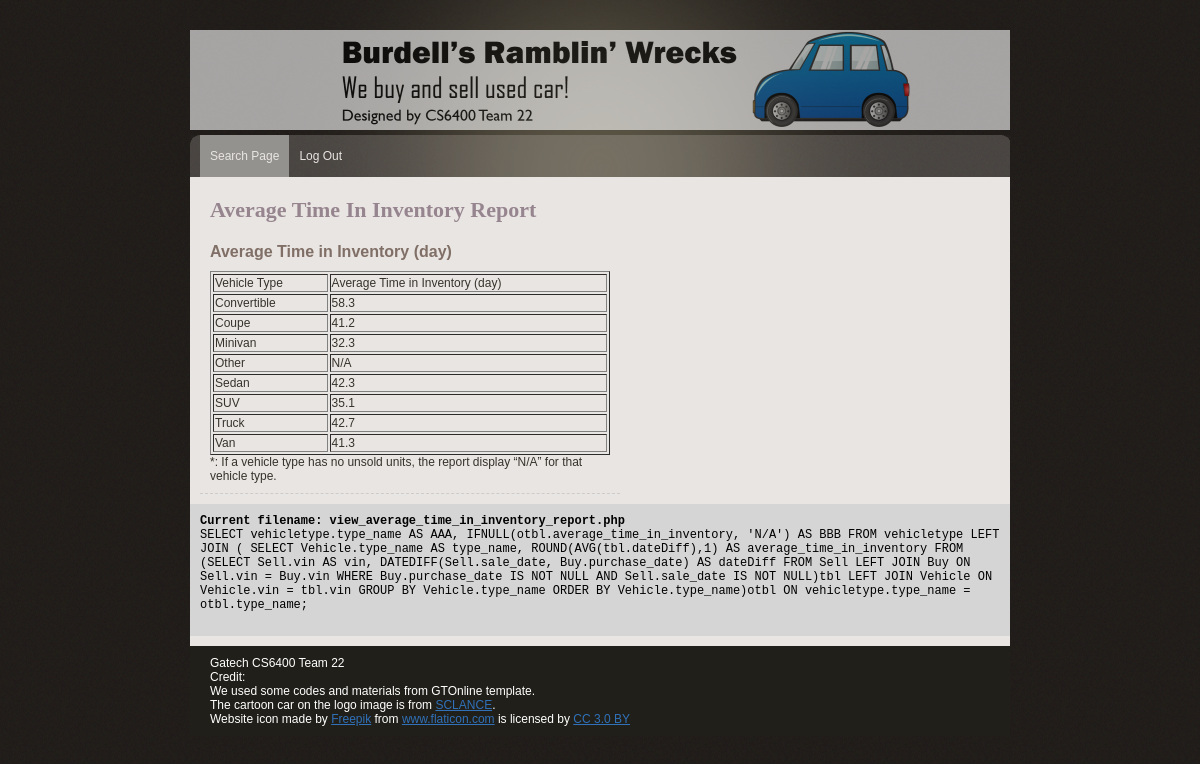
The page /phase_3_draft/view_average_time_in_inventory_report.php on the database its author committed.
### tables this page shows
CREATE TABLE VehicleType (
  type_name varchar(50) NOT NULL,
  PRIMARY KEY (type_name)
);

### Phase_3/lib/common.php (called while the page is built, shortened)
<?php
$query_msg = [];
?>

### phase_3_draft/view_average_time_in_inventory_report.php (the view, shortened to what this page needs)
<?php
include('lib/common.php');
$query =
    "SELECT vehicletype.type_name AS AAA, IFNULL(otbl.average_time_in_inventory, 'N/A') AS BBB ".
    "FROM vehicletype LEFT JOIN ( ".
        "SELECT Vehicle.type_name AS type_name, ".
	    "ROUND(AVG(tbl.dateDiff),1) AS average_time_in_inventory ".
	    "FROM (SELECT Sell.vin AS vin, DATEDIFF(Sell.sale_date, Buy.purchase_date) AS dateDiff ".
            "FROM Sell LEFT JOIN Buy ON Sell.vin = Buy.vin ".
            "WHERE Buy.purchase_date IS NOT NULL AND Sell.sale_date IS NOT NULL)tbl ".
	    "LEFT JOIN Vehicle ON Vehicle.vin = tbl.vin ".
	    "GROUP BY Vehicle.type_name ".
	    "ORDER BY Vehicle.type_name)otbl ".
    "ON vehicletype.type_name = otbl.type_name";
$result = mysqli_query($db, $query);
?>
<?php include("lib/header.php"); ?>
</head>
<body>
<div id="main_container">
    <?php include("lib/menu.php"); ?>
    <div class="center_content">
        <div class="center_left">
            <div class="title_name">
                <?php print 'Average Time In Inventory Report'; ?>
            </div>
            <div class="features">
                <div class="profile_section">
                    <div class="subtitle">Average Time in Inventory (day)</div>
                    <table>
                        <?php
                        echo "<table border='1'>";
                        echo "<tr><td>Vehicle Type</td><td>Average Time in Inventory (day) </td></tr>";
                        while ($row = mysqli_fetch_array($result, MYSQLI_ASSOC)) {
                            echo "<tr><td>{$row['AAA']}</td><td>{$row['BBB']}</td></tr>";
                        }
                        echo "</table>";
                        echo "*: If a vehicle type has no unsold units, the report display “N/A” for that vehicle type."
                        ?>
                    </table>
                </div>
            </div>
        </div>
        <?php include("lib/error.php"); ?>
    </div>
    <?php include("lib/footer.php"); ?>
</div>
</body>
</html>

### Phase_3/lib/header.php (shortened to what this page needs)
<!DOCTYPE html>
	<head>
		<link rel="stylesheet" type="text/css" href="css/gtonline_style.css" />

### Phase_3/lib/menu.php
<div id="header">
     <div class="logo"><img src="img/team22_logo.png" style="opacity:0.6;background-color:E9E5E2;" border="0" alt="" title="team 22 Logo"/></div>
</div>
<div class="nav_bar">
	<ul>
     <li><a href="index.php" class='active'>Search Page</a></li>
     <li><a href="logout.php" <span class='glyphicon glyphicon-log-out'></span>Log Out</a></li>
	</ul>
</div>

### Phase_3/lib/error.php (shortened to what this page needs)
   <?php if($query_msg) {  ?>
   <div class='query'>
        <div class=query_msg'>
           <?php
               foreach ($query_msg as $query) {
                   echo $query . NEWLINE;
                }
           ?>
       </div>
   </div>
<?php } ?>

### Phase_3/lib/footer.php
<div id="footer">
    <div class="footer" style="color:white;">
        Gatech CS6400 Team 22
        <div style="color:white;">Credit:</div>
        <div style="color:white;">We used some codes and materials from GTOnline template.</div>
        <div style="color:white;">The cartoon car on the logo image is from <a href="http://www.sclance.com/pngs/car-cartoon-png/view-page-2.htm">SCLANCE</a>.</div>
        <div style="color:white;">Website icon made by <a href="https://www.freepik.com/" title="Freepik">Freepik</a> from <a href="https://www.flaticon.com/"                 title="Flaticon">www.flaticon.com</a> is licensed by <a href="http://creativecommons.org/licenses/by/3.0/"                 title="Creative Commons BY 3.0" target="_blank">CC 3.0 BY</a></div>
    </div>
</div>

### Phase_3/css/gtonline_style.css (style rules this page uses)
body { background:url(../img/bg.gif) repeat #000000; padding:0; font-family: Verdana, Geneva, sans-serif; font-size:12px; margin:auto auto auto auto; color:#36322b; }
table { width: 100%; }
th, td { padding: 1px; text-align: left; }
ul { text-align: left; padding:0px; }
li { padding:0px; }
#main_container { width:820px; height:auto; margin:auto; padding:0px; }
#header { width:820px; height:135px; margin:0px; padding:0px; background:url(../img/header_bg.gif) no-repeat center top; }
.logo { padding:30px 0 0 0px; }
.title_name { width: auto; font-family: Georgia, serif; font-weight:bold; font-size:22px; color:#96858F; margin:0px 10px 0px 10px; }
.query { float: left; width:800px; position: relative; padding:10px 10px 10px 10px; font-family: Consolas, monaco, monospace; background-color: #D5D5D5; color: black; }
.subtitle { width: 600px; font-family: Verdana, Geneva, sans-serif; font-weight:bold; font-size:16px; color:#806F66; padding:10px 0px 10px 0px; }
.nav_bar { width:820px; height:42px; margin:0px; font-family: Verdana, Geneva, sans-serif; background:url(../img/menu_bg.gif) no-repeat left; }
.nav_bar ul { list-style:none; padding:0 0 0 10px; margin:0px; }
.nav_bar ul li { display:inline; }
.nav_bar ul li a { float:left; height:42px; border:none; padding:0 10px 0 10px; text-decoration:none; color:#E9E5E2; line-height:42px; font-size:12px; }
.active { background-color: #93928E; }
.center_content { width:820px; height:auto; padding:10px 0px 10px 0px; clear:both; background-color:#E9E5E2; }
.center_left { width:600px; float:left; padding:10px 10px 10px 10px; }
.profile_section { float:left; width:400px; border-bottom:1px #CCCCCC dashed; padding:10px 10px 10px 10px; }
.footer { width:790px; height:auto; font-family: Palatino, sans-serif; color:black; float:left; padding:10px 10px 10px 20px; background-color: #201F1A; }
#footer a { color:#3071B9; }

### rows shown on the page
vehicletype: type_name "Convertible", BBB "58.3"
vehicletype: type_name "Coupe", BBB "41.2"
vehicletype: type_name "Minivan", BBB "32.3"
vehicletype: type_name "Other", BBB "N/A"
vehicletype: type_name "Sedan", BBB "42.3"
vehicletype: type_name "SUV", BBB "35.1"
vehicletype: type_name "Truck", BBB "42.7"
vehicletype: type_name "Van", BBB "41.3"

### other values the page prints
$query "Current filename: view_average_time_in_inventory_report.php"
